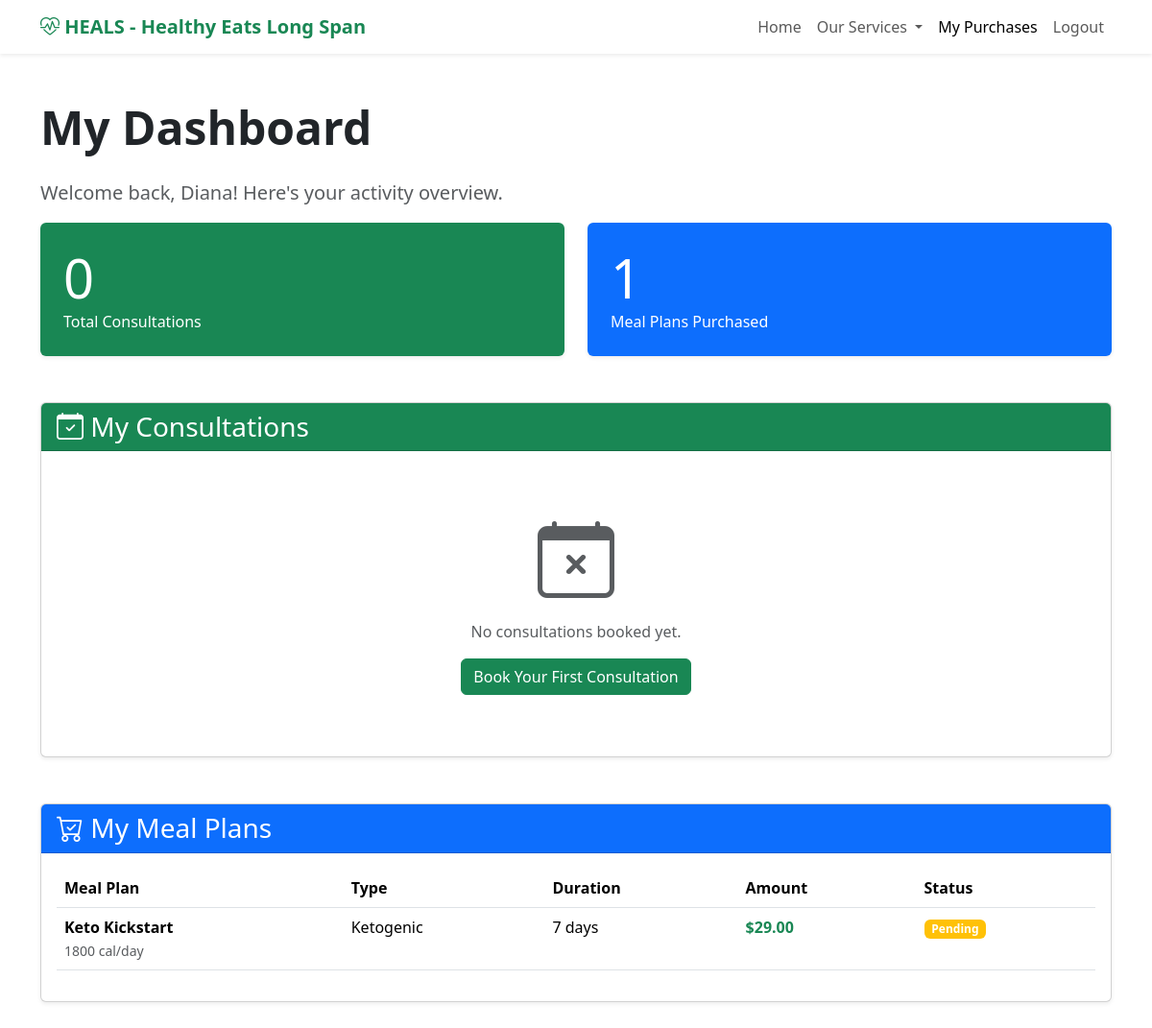
The page /my-purchases/ (signed in) on the database its author committed.
### core/models.py (models this page shows, shortened)
class MealPlanPurchase(models.Model):
    STATUS_CHOICES = [
        ('PENDING', 'Pending Payment'),
        ('ACTIVE', 'Active'),
        ('COMPLETED', 'Completed'),
        ('CANCELLED', 'Cancelled'),
    ]
    user = models.ForeignKey(User, on_delete=models.CASCADE, related_name='user_purchases', null=True, blank=True)
    name = models.CharField(max_length=200)
    email = models.EmailField()
    phone = models.CharField(max_length=20)
    meal_plan = models.ForeignKey('MealPlan', on_delete=models.CASCADE, related_name='purchases')
    start_date = models.DateField(default=timezone.now)
    status = models.CharField(max_length=20, choices=STATUS_CHOICES, default='PENDING')
    amount_paid = models.DecimalField(max_digits=10, decimal_places=2)
    payment_method = models.CharField(max_length=50, blank=True)
    payment_reference = models.CharField(max_length=100, blank=True)
    paid = models.BooleanField(default=False)
    created_at = models.DateTimeField(auto_now_add=True)
    class Meta:
        ordering = ['-created_at']

class MealPlan(models.Model):
    name = models.CharField(max_length=200)
    description = models.TextField()
    diet_type = models.CharField(max_length=100)
    duration = models.CharField(max_length=50)
    calories = models.IntegerField()
    price = models.DecimalField(max_digits=6, decimal_places=2)
    image = models.ImageField(upload_to='meal-plans/', null=True, blank=True)

### core/views.py (the view)
# urls.py: path('my-purchases/', views.my_purchases, name='my_purchases'),
@login_required
def my_purchases(request):
    bookings = Booking.objects.filter(user=request.user).order_by('-created_at')
    purchases = MealPlanPurchase.objects.filter(user=request.user).order_by('-created_at')
    context = {
        'bookings': bookings,
        'purchases': purchases,
    }
    return render(request, 'my_purchases.html', context)

### core/templates/my_purchases.html (shortened to what this page needs)
<!DOCTYPE html>
{% load static %}
<html lang="en">
<head>
    <link href="https://cdn.jsdelivr.net/npm/bootstrap@5.3.2/dist/css/bootstrap.min.css" rel="stylesheet">
    <link rel="stylesheet" href="https://cdn.jsdelivr.net/npm/bootstrap-icons@1.11.1/font/bootstrap-icons.css">
</head>
<body>
    <nav class="navbar navbar-expand-lg navbar-light bg-white shadow-sm">
        <div class="container">
            <a class="navbar-brand fw-bold text-success" href="{% url 'home' %}">
                <i class="bi bi-heart-pulse"></i> HEALS - Healthy Eats Long Span
            </a>
            <div class="collapse navbar-collapse" id="navbarNav">
                <ul class="navbar-nav ms-auto">
                    <li class="nav-item"><a class="nav-link" href="{% url 'home' %}">Home</a></li>
                    <li class="nav-item dropdown">
                        <a class="nav-link dropdown-toggle" href="#" role="button" data-bs-toggle="dropdown">
                            Our Services
                        </a>
                    </li>
                    <li class="nav-item"><a class="nav-link active" href="{% url 'my_purchases' %}">My Purchases</a></li>
                    <li class="nav-item"><a class="nav-link" href="{% url 'logout' %}">Logout</a></li>
                </ul>
            </div>
        </div>
    </nav>
    <div class="container py-5">
        <h1 class="display-5 fw-bold mb-4">My Dashboard</h1>
        <p class="lead text-muted">Welcome back, {{ user.first_name }}! Here's your activity overview.</p>
        <div class="row g-4 mb-5">
            <div class="col-md-6">
                <div class="card border-0 shadow-sm bg-success text-white">
                    <div class="card-body p-4">
                        <h2 class="display-4 mb-0">{{ bookings|length }}</h2>
                        <p class="mb-0">Total Consultations</p>
                    </div>
                </div>
            </div>
            <div class="col-md-6">
                <div class="card border-0 shadow-sm bg-primary text-white">
                    <div class="card-body p-4">
                        <h2 class="display-4 mb-0">{{ purchases|length }}</h2>
                        <p class="mb-0">Meal Plans Purchased</p>
                    </div>
                </div>
            </div>
        </div>
        <div class="card shadow-sm mb-5">
            <div class="card-header bg-success text-white">
                <h3 class="mb-0"><i class="bi bi-calendar-check"></i> My Consultations</h3>
            </div>
            <div class="card-body">
                {% if bookings %}
                <div class="table-responsive">
                    <table class="table table-hover">
                        <thead>
                            <tr>
                                <th>Specialist</th>
                                <th>Date</th>
                                <th>Time</th>
                                <th>Amount</th>
                                <th>Status</th>
                            </tr>
                        </thead>
                        <tbody>
                            {% for booking in bookings %}
                            <tr>
                                <td>
                                    <strong>{{ booking.specialist.name }}</strong><br>
                                    <small class="text-muted">{{ booking.specialist.title }}</small>
                                </td>
                                <td>{{ booking.booking_date|date:"M d, Y" }}</td>
                                <td>{{ booking.booking_time|time:"g:i A" }}</td>
                                <td class="fw-bold text-success">${{ booking.total_amount }}</td>
                                <td>
                                    {% if booking.paid %}
                                        <span class="badge bg-success">Paid</span>
                                    {% else %}
                                        <span class="badge bg-warning">Pending</span>
                                    {% endif %}
                                </td>
                            </tr>
                            {% endfor %}
                        </tbody>
                    </table>
                </div>
                {% else %}
                <div class="text-center py-5">
                    <i class="bi bi-calendar-x display-1 text-muted"></i>
                    <p class="text-muted mt-3">No consultations booked yet.</p>
                    <a href="{% url 'specialists' %}" class="btn btn-success">Book Your First Consultation</a>
                </div>
                {% endif %}
            </div>
        </div>
        <div class="card shadow-sm">
            <div class="card-header bg-primary text-white">
                <h3 class="mb-0"><i class="bi bi-cart-check"></i> My Meal Plans</h3>
            </div>
            <div class="card-body">
                {% if purchases %}
                <div class="table-responsive">
                    <table class="table table-hover">
                        <thead>
                            <tr>
                                <th>Meal Plan</th>
                                <th>Type</th>
                                <th>Duration</th>
                                <th>Amount</th>
                                <th>Status</th>
                            </tr>
                        </thead>
                        <tbody>
                            {% for purchase in purchases %}
                            <tr>
                                <td>
                                    <strong>{{ purchase.meal_plan.name }}</strong><br>
                                    <small class="text-muted">{{ purchase.meal_plan.calories }} cal/day</small>
                                </td>
                                <td>{{ purchase.meal_plan.diet_type }}</td>
                                <td>{{ purchase.meal_plan.duration }}</td>
                                <td class="fw-bold text-success">${{ purchase.amount_paid }}</td>
                                <td>
                                    {% if purchase.paid %}
                                        <span class="badge bg-success">Active</span>
                                    {% else %}
                                        <span class="badge bg-warning">Pending</span>
                                    {% endif %}
                                </td>
                            </tr>
                            {% endfor %}
                        </tbody>
                    </table>
                </div>
                {% else %}
                <div class="text-center py-5">
                    <i class="bi bi-cart-x display-1 text-muted"></i>
                    <p class="text-muted mt-3">No meal plans purchased yet.</p>
                    <a href="{% url 'meal_plans' %}" class="btn btn-primary">Browse Meal Plans</a>
                </div>
                {% endif %}
            </div>
        </div>
    </div>
</body>
</html>

### rows shown on the page
MealPlanPurchase: meal_plan.name "Keto Kickstart", meal_plan.calories "1800", meal_plan.diet_type "Ketogenic", meal_plan.duration "7 days", amount_paid "29.00", paid "Pending"

### other values the page prints
{{ user.first_name }} "Diana"
{{ bookings|length }} "0"
{{ purchases|length }} "1"
